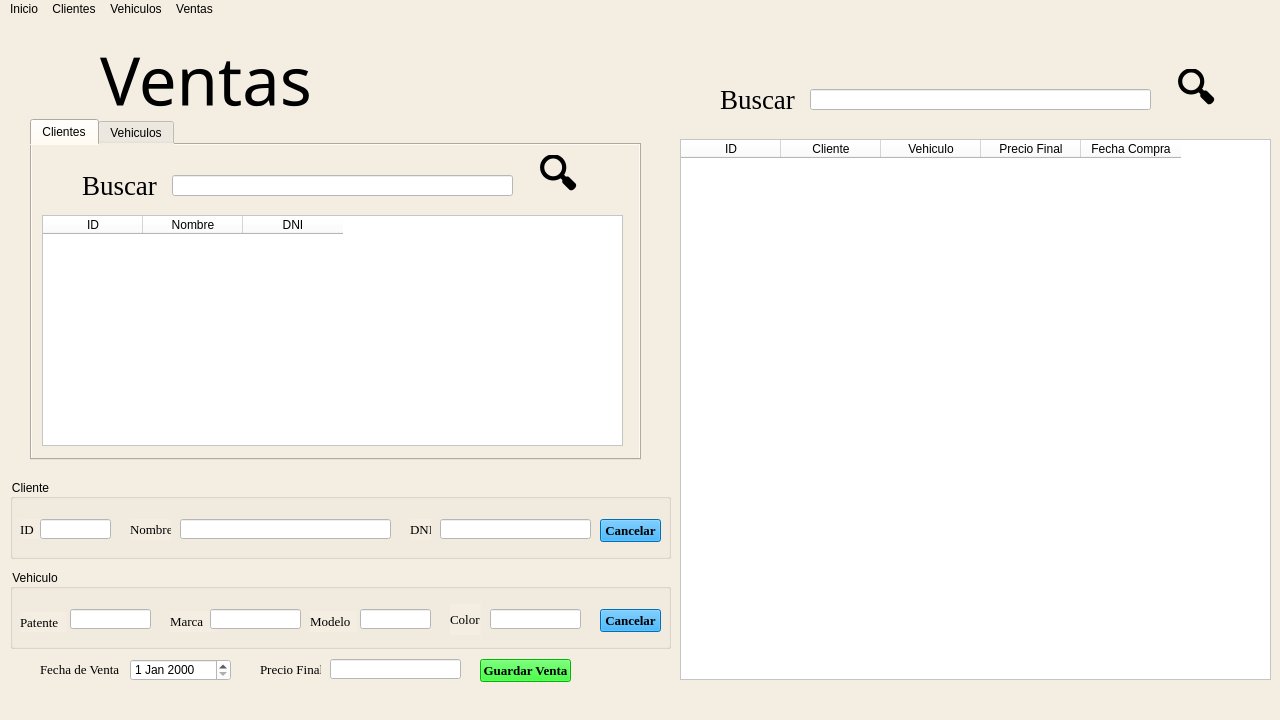
<?xml version="1.0" encoding="UTF-8"?>
<ui version="4.0">
 <class>MainWindow</class>
 <widget class="QMainWindow" name="MainWindow">
  <property name="geometry">
   <rect>
    <x>0</x>
    <y>0</y>
    <width>1280</width>
    <height>720</height>
   </rect>
  </property>
  <property name="windowTitle">
   <string>MainWindow</string>
  </property>
  <property name="styleSheet">
   <string notr="true">background-color:#f4eee2</string>
  </property>
  <widget class="QWidget" name="centralwidget">
   <widget class="QLabel" name="label">
    <property name="geometry">
     <rect>
      <x>100</x>
      <y>20</y>
      <width>251</width>
      <height>81</height>
     </rect>
    </property>
    <property name="font">
     <font>
      <family>Unispace</family>
      <pointsize>50</pointsize>
      <weight>50</weight>
      <bold>false</bold>
     </font>
    </property>
    <property name="autoFillBackground">
     <bool>false</bool>
    </property>
    <property name="styleSheet">
     <string notr="true">background-color: transparent;
color: black</string>
    </property>
    <property name="text">
     <string>Ventas</string>
    </property>
   </widget>
   <widget class="QTabWidget" name="tabWidget">
    <property name="geometry">
     <rect>
      <x>30</x>
      <y>100</y>
      <width>611</width>
      <height>341</height>
     </rect>
    </property>
    <property name="currentIndex">
     <number>0</number>
    </property>
    <widget class="QWidget" name="tab">
     <attribute name="title">
      <string>Clientes</string>
     </attribute>
     <widget class="QPushButton" name="btnBuscar">
      <property name="geometry">
       <rect>
        <x>500</x>
        <y>10</y>
        <width>51</width>
        <height>51</height>
       </rect>
      </property>
      <property name="font">
       <font>
        <pointsize>30</pointsize>
        <weight>75</weight>
        <bold>true</bold>
       </font>
      </property>
      <property name="cursor">
       <cursorShape>PointingHandCursor</cursorShape>
      </property>
      <property name="layoutDirection">
       <enum>Qt::LeftToRight</enum>
      </property>
      <property name="styleSheet">
       <string notr="true">background-color: transparent;
border-radius: 25px;</string>
      </property>
      <property name="text">
       <string>🔍</string>
      </property>
     </widget>
     <widget class="QLineEdit" name="txtBuscar">
      <property name="geometry">
       <rect>
        <x>140</x>
        <y>30</y>
        <width>341</width>
        <height>21</height>
       </rect>
      </property>
      <property name="styleSheet">
       <string notr="true">background-color: rgb(255, 255, 255);</string>
      </property>
     </widget>
     <widget class="QLabel" name="label_7">
      <property name="geometry">
       <rect>
        <x>50</x>
        <y>20</y>
        <width>81</width>
        <height>41</height>
       </rect>
      </property>
      <property name="font">
       <font>
        <family>Liberation Serif</family>
        <pointsize>20</pointsize>
        <weight>50</weight>
        <bold>false</bold>
       </font>
      </property>
      <property name="styleSheet">
       <string notr="true">background-color: transparent;
color: black</string>
      </property>
      <property name="text">
       <string>Buscar</string>
      </property>
     </widget>
     <widget class="QTableWidget" name="tblClientes">
      <property name="geometry">
       <rect>
        <x>10</x>
        <y>70</y>
        <width>581</width>
        <height>231</height>
       </rect>
      </property>
      <property name="styleSheet">
       <string notr="true">background-color: rgb(255, 255, 255);</string>
      </property>
      <property name="editTriggers">
       <set>QAbstractItemView::NoEditTriggers</set>
      </property>
      <property name="selectionBehavior">
       <enum>QAbstractItemView::SelectRows</enum>
      </property>
      <property name="sortingEnabled">
       <bool>true</bool>
      </property>
      <column>
       <property name="text">
        <string>ID</string>
       </property>
      </column>
      <column>
       <property name="text">
        <string>Nombre</string>
       </property>
      </column>
      <column>
       <property name="text">
        <string>DNI</string>
       </property>
      </column>
     </widget>
    </widget>
    <widget class="QWidget" name="tab_2">
     <attribute name="title">
      <string>Vehiculos</string>
     </attribute>
     <widget class="QLabel" name="label_13">
      <property name="geometry">
       <rect>
        <x>50</x>
        <y>20</y>
        <width>81</width>
        <height>41</height>
       </rect>
      </property>
      <property name="font">
       <font>
        <family>Liberation Serif</family>
        <pointsize>20</pointsize>
        <weight>50</weight>
        <bold>false</bold>
       </font>
      </property>
      <property name="styleSheet">
       <string notr="true">background-color: transparent;
color: black</string>
      </property>
      <property name="text">
       <string>Buscar</string>
      </property>
     </widget>
     <widget class="QLineEdit" name="txtBuscar_3">
      <property name="geometry">
       <rect>
        <x>140</x>
        <y>30</y>
        <width>341</width>
        <height>21</height>
       </rect>
      </property>
      <property name="styleSheet">
       <string notr="true">background-color: rgb(255, 255, 255);</string>
      </property>
     </widget>
     <widget class="QTableWidget" name="tblVehiculos">
      <property name="geometry">
       <rect>
        <x>10</x>
        <y>70</y>
        <width>581</width>
        <height>231</height>
       </rect>
      </property>
      <property name="styleSheet">
       <string notr="true">background-color: rgb(255, 255, 255);</string>
      </property>
      <property name="editTriggers">
       <set>QAbstractItemView::NoEditTriggers</set>
      </property>
      <property name="selectionBehavior">
       <enum>QAbstractItemView::SelectRows</enum>
      </property>
      <property name="sortingEnabled">
       <bool>true</bool>
      </property>
      <column>
       <property name="text">
        <string>Marca</string>
       </property>
      </column>
      <column>
       <property name="text">
        <string>Modelo</string>
       </property>
      </column>
      <column>
       <property name="text">
        <string>Color</string>
       </property>
      </column>
      <column>
       <property name="text">
        <string>Dominio</string>
       </property>
      </column>
     </widget>
     <widget class="QPushButton" name="btnBuscar_3">
      <property name="geometry">
       <rect>
        <x>500</x>
        <y>10</y>
        <width>51</width>
        <height>51</height>
       </rect>
      </property>
      <property name="font">
       <font>
        <pointsize>30</pointsize>
        <weight>75</weight>
        <bold>true</bold>
       </font>
      </property>
      <property name="cursor">
       <cursorShape>PointingHandCursor</cursorShape>
      </property>
      <property name="layoutDirection">
       <enum>Qt::LeftToRight</enum>
      </property>
      <property name="styleSheet">
       <string notr="true">background-color: transparent;
border-radius: 25px;</string>
      </property>
      <property name="text">
       <string>🔍</string>
      </property>
     </widget>
    </widget>
   </widget>
   <widget class="QGroupBox" name="groupBox">
    <property name="geometry">
     <rect>
      <x>10</x>
      <y>460</y>
      <width>661</width>
      <height>80</height>
     </rect>
    </property>
    <property name="title">
     <string>Cliente</string>
    </property>
    <widget class="QLabel" name="label_2">
     <property name="geometry">
      <rect>
       <x>10</x>
       <y>40</y>
       <width>21</width>
       <height>20</height>
      </rect>
     </property>
     <property name="font">
      <font>
       <family>Liberation Serif</family>
       <pointsize>10</pointsize>
      </font>
     </property>
     <property name="text">
      <string>ID</string>
     </property>
    </widget>
    <widget class="QLineEdit" name="lineEdit">
     <property name="enabled">
      <bool>false</bool>
     </property>
     <property name="geometry">
      <rect>
       <x>30</x>
       <y>40</y>
       <width>71</width>
       <height>20</height>
      </rect>
     </property>
     <property name="styleSheet">
      <string notr="true">background-color: rgb(255, 255, 255);</string>
     </property>
    </widget>
    <widget class="QLabel" name="label_3">
     <property name="geometry">
      <rect>
       <x>120</x>
       <y>40</y>
       <width>41</width>
       <height>21</height>
      </rect>
     </property>
     <property name="font">
      <font>
       <family>Liberation Serif</family>
       <pointsize>10</pointsize>
      </font>
     </property>
     <property name="text">
      <string>Nombre</string>
     </property>
    </widget>
    <widget class="QLabel" name="label_4">
     <property name="geometry">
      <rect>
       <x>400</x>
       <y>40</y>
       <width>21</width>
       <height>21</height>
      </rect>
     </property>
     <property name="font">
      <font>
       <family>Liberation Serif</family>
       <pointsize>10</pointsize>
      </font>
     </property>
     <property name="text">
      <string>DNI</string>
     </property>
    </widget>
    <widget class="QLineEdit" name="lineEdit_2">
     <property name="enabled">
      <bool>false</bool>
     </property>
     <property name="geometry">
      <rect>
       <x>170</x>
       <y>40</y>
       <width>211</width>
       <height>20</height>
      </rect>
     </property>
     <property name="styleSheet">
      <string notr="true">background-color: rgb(255, 255, 255);</string>
     </property>
    </widget>
    <widget class="QLineEdit" name="lineEdit_3">
     <property name="enabled">
      <bool>false</bool>
     </property>
     <property name="geometry">
      <rect>
       <x>430</x>
       <y>40</y>
       <width>151</width>
       <height>20</height>
      </rect>
     </property>
     <property name="styleSheet">
      <string notr="true">background-color: rgb(255, 255, 255);</string>
     </property>
    </widget>
    <widget class="QPushButton" name="pushButton">
     <property name="geometry">
      <rect>
       <x>590</x>
       <y>40</y>
       <width>61</width>
       <height>23</height>
      </rect>
     </property>
     <property name="font">
      <font>
       <family>Liberation Serif</family>
       <pointsize>10</pointsize>
       <weight>75</weight>
       <bold>true</bold>
      </font>
     </property>
     <property name="styleSheet">
      <string notr="true">background-color: rgb(0, 157, 255);</string>
     </property>
     <property name="text">
      <string>Cancelar</string>
     </property>
    </widget>
   </widget>
   <widget class="QGroupBox" name="groupBox_2">
    <property name="geometry">
     <rect>
      <x>10</x>
      <y>550</y>
      <width>661</width>
      <height>80</height>
     </rect>
    </property>
    <property name="title">
     <string>Vehiculo</string>
    </property>
    <widget class="QLabel" name="label_5">
     <property name="geometry">
      <rect>
       <x>10</x>
       <y>43</y>
       <width>47</width>
       <height>20</height>
      </rect>
     </property>
     <property name="font">
      <font>
       <family>Liberation Serif</family>
       <pointsize>10</pointsize>
      </font>
     </property>
     <property name="text">
      <string>Patente</string>
     </property>
    </widget>
    <widget class="QLabel" name="label_6">
     <property name="geometry">
      <rect>
       <x>160</x>
       <y>42</y>
       <width>47</width>
       <height>21</height>
      </rect>
     </property>
     <property name="font">
      <font>
       <family>Liberation Serif</family>
       <pointsize>10</pointsize>
      </font>
     </property>
     <property name="text">
      <string>Marca</string>
     </property>
    </widget>
    <widget class="QLabel" name="label_8">
     <property name="geometry">
      <rect>
       <x>300</x>
       <y>42</y>
       <width>47</width>
       <height>21</height>
      </rect>
     </property>
     <property name="font">
      <font>
       <family>Liberation Serif</family>
       <pointsize>10</pointsize>
      </font>
     </property>
     <property name="text">
      <string>Modelo</string>
     </property>
    </widget>
    <widget class="QLabel" name="label_9">
     <property name="geometry">
      <rect>
       <x>440</x>
       <y>35</y>
       <width>31</width>
       <height>31</height>
      </rect>
     </property>
     <property name="font">
      <font>
       <family>Liberation Serif</family>
       <pointsize>10</pointsize>
      </font>
     </property>
     <property name="text">
      <string>Color</string>
     </property>
    </widget>
    <widget class="QLineEdit" name="lineEdit_5">
     <property name="enabled">
      <bool>false</bool>
     </property>
     <property name="geometry">
      <rect>
       <x>60</x>
       <y>40</y>
       <width>81</width>
       <height>20</height>
      </rect>
     </property>
     <property name="styleSheet">
      <string notr="true">background-color: rgb(255, 255, 255);</string>
     </property>
    </widget>
    <widget class="QLineEdit" name="lineEdit_6">
     <property name="enabled">
      <bool>false</bool>
     </property>
     <property name="geometry">
      <rect>
       <x>200</x>
       <y>40</y>
       <width>91</width>
       <height>20</height>
      </rect>
     </property>
     <property name="styleSheet">
      <string notr="true">background-color: rgb(255, 255, 255);</string>
     </property>
    </widget>
    <widget class="QLineEdit" name="lineEdit_7">
     <property name="enabled">
      <bool>false</bool>
     </property>
     <property name="geometry">
      <rect>
       <x>350</x>
       <y>40</y>
       <width>71</width>
       <height>20</height>
      </rect>
     </property>
     <property name="styleSheet">
      <string notr="true">background-color: rgb(255, 255, 255);</string>
     </property>
    </widget>
    <widget class="QLineEdit" name="lineEdit_8">
     <property name="enabled">
      <bool>false</bool>
     </property>
     <property name="geometry">
      <rect>
       <x>480</x>
       <y>40</y>
       <width>91</width>
       <height>20</height>
      </rect>
     </property>
     <property name="styleSheet">
      <string notr="true">background-color: rgb(255, 255, 255);</string>
     </property>
    </widget>
    <widget class="QPushButton" name="pushButton_2">
     <property name="geometry">
      <rect>
       <x>590</x>
       <y>40</y>
       <width>61</width>
       <height>23</height>
      </rect>
     </property>
     <property name="font">
      <font>
       <family>Liberation Serif</family>
       <pointsize>10</pointsize>
       <weight>75</weight>
       <bold>true</bold>
      </font>
     </property>
     <property name="styleSheet">
      <string notr="true">background-color: rgb(0, 157, 255);</string>
     </property>
     <property name="text">
      <string>Cancelar</string>
     </property>
    </widget>
   </widget>
   <widget class="QLabel" name="label_10">
    <property name="geometry">
     <rect>
      <x>40</x>
      <y>640</y>
      <width>81</width>
      <height>21</height>
     </rect>
    </property>
    <property name="font">
     <font>
      <family>Liberation Serif</family>
      <pointsize>10</pointsize>
     </font>
    </property>
    <property name="text">
     <string>Fecha de Venta</string>
    </property>
   </widget>
   <widget class="QDateEdit" name="dtpFechaRegistro">
    <property name="geometry">
     <rect>
      <x>130</x>
      <y>640</y>
      <width>101</width>
      <height>22</height>
     </rect>
    </property>
    <property name="styleSheet">
     <string notr="true">background-color: rgb(255, 255, 255);</string>
    </property>
   </widget>
   <widget class="QLabel" name="label_11">
    <property name="geometry">
     <rect>
      <x>260</x>
      <y>640</y>
      <width>61</width>
      <height>21</height>
     </rect>
    </property>
    <property name="font">
     <font>
      <family>Liberation Serif</family>
      <pointsize>10</pointsize>
     </font>
    </property>
    <property name="text">
     <string>Precio Final</string>
    </property>
   </widget>
   <widget class="QLineEdit" name="lineEdit_4">
    <property name="geometry">
     <rect>
      <x>330</x>
      <y>640</y>
      <width>131</width>
      <height>20</height>
     </rect>
    </property>
    <property name="styleSheet">
     <string notr="true">background-color: rgb(255, 255, 255);</string>
    </property>
   </widget>
   <widget class="QPushButton" name="pushButton_3">
    <property name="geometry">
     <rect>
      <x>480</x>
      <y>640</y>
      <width>91</width>
      <height>23</height>
     </rect>
    </property>
    <property name="font">
     <font>
      <family>Liberation Serif</family>
      <pointsize>10</pointsize>
      <weight>75</weight>
      <bold>true</bold>
     </font>
    </property>
    <property name="styleSheet">
     <string notr="true">background-color: rgb(0, 255, 0);</string>
    </property>
    <property name="text">
     <string>Guardar Venta</string>
    </property>
   </widget>
   <widget class="QTableWidget" name="tblVentas">
    <property name="geometry">
     <rect>
      <x>680</x>
      <y>120</y>
      <width>591</width>
      <height>541</height>
     </rect>
    </property>
    <property name="styleSheet">
     <string notr="true">background-color: rgb(255, 255, 255);</string>
    </property>
    <property name="editTriggers">
     <set>QAbstractItemView::NoEditTriggers</set>
    </property>
    <property name="selectionBehavior">
     <enum>QAbstractItemView::SelectRows</enum>
    </property>
    <property name="sortingEnabled">
     <bool>true</bool>
    </property>
    <column>
     <property name="text">
      <string>ID</string>
     </property>
    </column>
    <column>
     <property name="text">
      <string>Cliente</string>
     </property>
    </column>
    <column>
     <property name="text">
      <string>Vehiculo</string>
     </property>
    </column>
    <column>
     <property name="text">
      <string>Precio Final</string>
     </property>
    </column>
    <column>
     <property name="text">
      <string>Fecha Compra</string>
     </property>
    </column>
   </widget>
   <widget class="QPushButton" name="btnBuscar_2">
    <property name="geometry">
     <rect>
      <x>1170</x>
      <y>50</y>
      <width>51</width>
      <height>51</height>
     </rect>
    </property>
    <property name="font">
     <font>
      <pointsize>30</pointsize>
      <weight>75</weight>
      <bold>true</bold>
     </font>
    </property>
    <property name="cursor">
     <cursorShape>PointingHandCursor</cursorShape>
    </property>
    <property name="layoutDirection">
     <enum>Qt::LeftToRight</enum>
    </property>
    <property name="styleSheet">
     <string notr="true">background-color: transparent;
border-radius: 25px;</string>
    </property>
    <property name="text">
     <string>🔍</string>
    </property>
   </widget>
   <widget class="QLineEdit" name="txtBuscar_2">
    <property name="geometry">
     <rect>
      <x>810</x>
      <y>70</y>
      <width>341</width>
      <height>21</height>
     </rect>
    </property>
    <property name="styleSheet">
     <string notr="true">background-color: rgb(255, 255, 255);</string>
    </property>
   </widget>
   <widget class="QLabel" name="label_12">
    <property name="geometry">
     <rect>
      <x>720</x>
      <y>60</y>
      <width>81</width>
      <height>41</height>
     </rect>
    </property>
    <property name="font">
     <font>
      <family>Liberation Serif</family>
      <pointsize>20</pointsize>
      <weight>50</weight>
      <bold>false</bold>
     </font>
    </property>
    <property name="styleSheet">
     <string notr="true">background-color: transparent;
color: black</string>
    </property>
    <property name="text">
     <string>Buscar</string>
    </property>
   </widget>
  </widget>
  <widget class="QMenuBar" name="menubar">
   <property name="geometry">
    <rect>
     <x>0</x>
     <y>0</y>
     <width>1280</width>
     <height>22</height>
    </rect>
   </property>
   <widget class="QMenu" name="menuInicio">
    <property name="title">
     <string>Inicio</string>
    </property>
   </widget>
   <widget class="QMenu" name="menuClientes">
    <property name="title">
     <string>Clientes</string>
    </property>
   </widget>
   <widget class="QMenu" name="menuVehiculos">
    <property name="title">
     <string>Vehiculos</string>
    </property>
   </widget>
   <widget class="QMenu" name="menuVentas">
    <property name="title">
     <string>Ventas</string>
    </property>
   </widget>
   <addaction name="menuInicio"/>
   <addaction name="menuClientes"/>
   <addaction name="menuVehiculos"/>
   <addaction name="menuVentas"/>
  </widget>
  <widget class="QStatusBar" name="statusbar"/>
 </widget>
 <resources/>
 <connections>
  <connection>
   <sender>pushButton</sender>
   <signal>clicked()</signal>
   <receiver>lineEdit_3</receiver>
   <slot>clear()</slot>
   <hints>
    <hint type="sourcelabel">
     <x>621</x>
     <y>534</y>
    </hint>
    <hint type="destinationlabel">
     <x>588</x>
     <y>534</y>
    </hint>
   </hints>
  </connection>
  <connection>
   <sender>pushButton</sender>
   <signal>clicked()</signal>
   <receiver>lineEdit_2</receiver>
   <slot>clear()</slot>
   <hints>
    <hint type="sourcelabel">
     <x>624</x>
     <y>525</y>
    </hint>
    <hint type="destinationlabel">
     <x>385</x>
     <y>532</y>
    </hint>
   </hints>
  </connection>
  <connection>
   <sender>pushButton</sender>
   <signal>clicked()</signal>
   <receiver>lineEdit</receiver>
   <slot>clear()</slot>
   <hints>
    <hint type="sourcelabel">
     <x>649</x>
     <y>535</y>
    </hint>
    <hint type="destinationlabel">
     <x>108</x>
     <y>530</y>
    </hint>
   </hints>
  </connection>
  <connection>
   <sender>pushButton_2</sender>
   <signal>clicked()</signal>
   <receiver>lineEdit_8</receiver>
   <slot>clear()</slot>
   <hints>
    <hint type="sourcelabel">
     <x>623</x>
     <y>622</y>
    </hint>
    <hint type="destinationlabel">
     <x>575</x>
     <y>623</y>
    </hint>
   </hints>
  </connection>
  <connection>
   <sender>pushButton_2</sender>
   <signal>clicked()</signal>
   <receiver>lineEdit_7</receiver>
   <slot>clear()</slot>
   <hints>
    <hint type="sourcelabel">
     <x>646</x>
     <y>623</y>
    </hint>
    <hint type="destinationlabel">
     <x>427</x>
     <y>624</y>
    </hint>
   </hints>
  </connection>
  <connection>
   <sender>pushButton_2</sender>
   <signal>clicked()</signal>
   <receiver>lineEdit_6</receiver>
   <slot>clear()</slot>
   <hints>
    <hint type="sourcelabel">
     <x>654</x>
     <y>618</y>
    </hint>
    <hint type="destinationlabel">
     <x>281</x>
     <y>619</y>
    </hint>
   </hints>
  </connection>
  <connection>
   <sender>pushButton_2</sender>
   <signal>clicked()</signal>
   <receiver>lineEdit_5</receiver>
   <slot>clear()</slot>
   <hints>
    <hint type="sourcelabel">
     <x>648</x>
     <y>622</y>
    </hint>
    <hint type="destinationlabel">
     <x>145</x>
     <y>621</y>
    </hint>
   </hints>
  </connection>
 </connections>
</ui>
